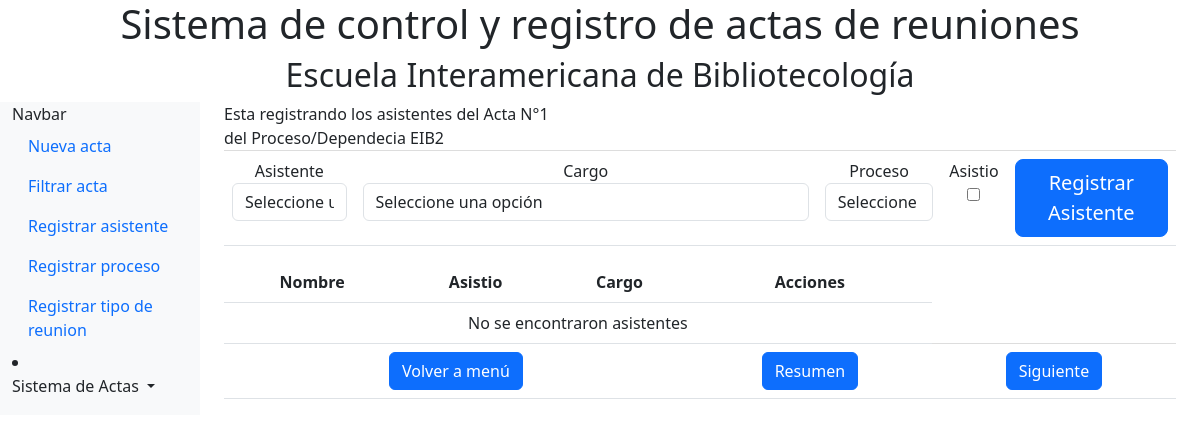
/app_registro/RegistroUsuariosConfirmacion/20/121/1/, run on an earlier commit of the app's database.
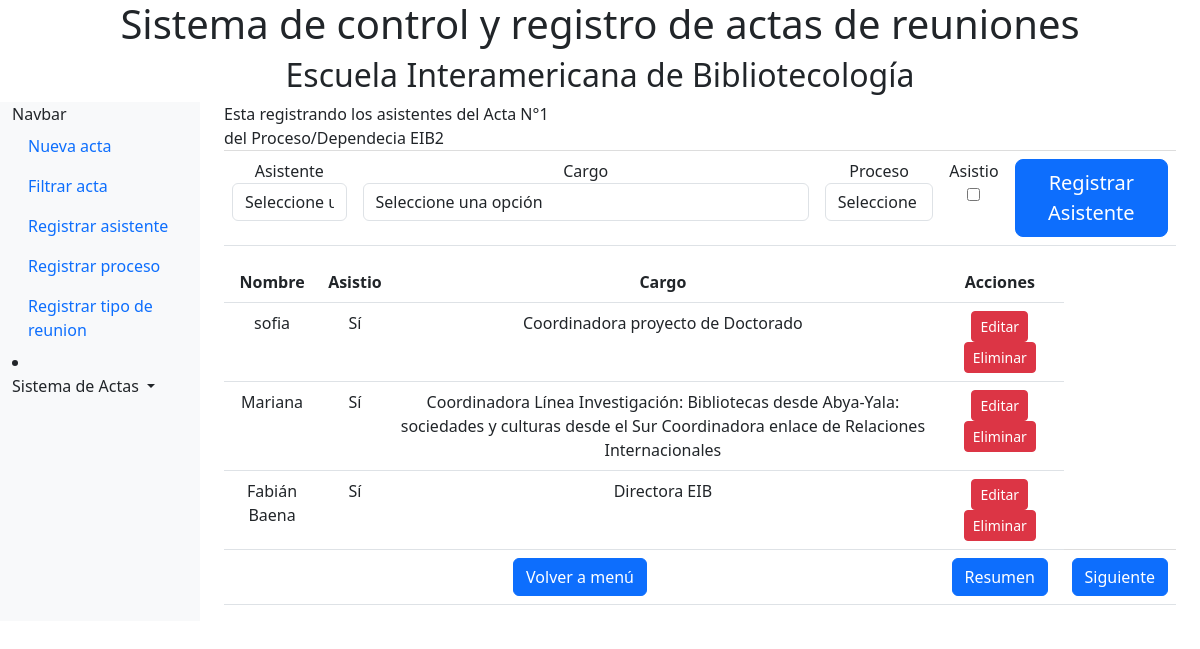
And on a later commit of the database.
### app_registro/models.py (models this page shows, shortened)
class Confirmation(models.Model):
    user_id = models.ForeignKey(User,on_delete =models.CASCADE,verbose_name="Usuario")
    act_id = models.ForeignKey(Act,on_delete =models.CASCADE)
    asset = models.BooleanField(null=True, default=None)
    job_position = models.ForeignKey(Job, on_delete=models.SET_NULL, blank=True, null=True)
    process = models.ForeignKey(Process,on_delete =models.CASCADE,null=True, default=None)
    approved = models.BooleanField(null=True, default=False)

class User(models.Model):
    name = models.CharField(max_length=200, default=None)
    mail = models.CharField(max_length=200,null=True,default=None)
    num_id = models.IntegerField(default=None)

class Job(models.Model):
    name_job = models.CharField(max_length=200)
    description = models.CharField(max_length=200,null=True, default=None)
    def __str__(self):
        return str(self.name_job)

### app_registro/views.py (the view)
# urls.py: path('RegistroUsuariosConfirmacion/<int:act_id>/<str:act_proceso>/<int:act_ident>/', views.RegisterUserConfirmation, name='RegistroUserconfirmation'),
def RegisterUserConfirmation(request,act_id,act_proceso,act_ident):
    if request.method == 'POST':
        formuser = RegisterFormUserConfirmation(request.POST)
        if formuser.is_valid():
            user_id = formuser.cleaned_data['user_id']  # Obtener el ID del usuario del formulario
            existing_confirmation = Confirmation.objects.filter(act_id=act_id, user_id=user_id).first()
            if existing_confirmation:
                messages.error(request, 'El asistente ya ha sido registrado para esta acta.')
                url_redireccion = reverse('RegistroUserconfirmation' , kwargs={'act_id': act_id, 'act_proceso': act_proceso, 'act_ident': act_ident})
                return redirect(url_redireccion)
            confirmacion = formuser.save(commit=False)
            confirmacion.save()
            url_redireccion = reverse('RegistroUserconfirmation' , kwargs={'act_id': act_id, 'act_proceso': act_proceso, 'act_ident': act_ident})
            return redirect(url_redireccion)
    else:
        formuser = RegisterFormUserConfirmation()
    confimaciones = Confirmation.objects.filter(act_id=act_id)
    proceso = Dependece.objects.get(cod=act_proceso)
    context = {
    'form': formuser,
    'act_id': act_id,
    'act_proceso': act_proceso,
    'act_ident': act_ident,
    'confimaciones':confimaciones,
    'proceso': proceso,
    }
    return render(request, 'app_registro/formulario2.html', context)

### app_registro/forms.py
class RegisterFormUserConfirmation(forms.ModelForm):
    class Meta:
        model = Confirmation
        fields = "__all__"
        widgets = {
            'asset': forms.CheckboxInput(),
        }
    def __init__(self, *args, **kwargs):
        super().__init__(*args, **kwargs)
        self.fields['job_position'].required = False
        user = User.objects.values_list('pk','name')
        self.fields['user_id'].choices = user
        job = Job.objects.values_list('pk', 'name_job')
        self.fields['job_position'].choices = job
        proceso = Process.objects.values_list('pk', 'name')
        self.fields['process'].choices = proceso

### Templates/app_registro/formulario2.html (shortened to what this page needs)
{% extends 'base.html' %}
{% load static %}
    {% block content %}
    <main class="col-md-9 ms-sm-auto col-lg-10 px-md-4">
      <form method="post" id="myForm">
      <label >Esta registrando los asistentes del Acta N°{{ act_ident }} </label>
          <div>
          <label>del Proceso/Dependecia {{ proceso.name }}</label>
          </div>
          <table class="table text-center">
          <div class="container">
            <div class="form-group">
              <td>
              <label >Asistente</label>
              <select name="user_id" id="user_id" class="form-control" required>
                <option value="">Seleccione una opción</option>
              </select>
            </td>
            <td>
              <label >Cargo</label>
              <select name="job_position" id="job_position" class="form-control">
                <option value="">Seleccione una opción</option>
              </select>
            </td>
            <td>
              <label >Proceso</label>
              <select name="process" id="process" class="form-control">
                <option value="">Seleccione una opción</option>
              </select>
            </td>
            <td>
            <label >Asistio</label>
          <div>
            <input type="checkbox" name="asset" id="asset" >
            <td colspan="3">
              <div class="text-center">
                  <button type="submit" class="btn btn-primary btn-lg btn-block">Registrar Asistente</button>
              </div>
          </td>
            </table>
            <table class="table text-center">
              <thead>
                <tr>
                  <th>Nombre</th>
                  <th>Asistio</th>
                  <th>Cargo</th>
                  <th>Acciones</th>
                </tr>
              </thead>
              <tbody>
                {% for user in confimaciones %}
                  <tr>
                    <td>{{ user.user_id.name}}</td>
                    <td>
                      {% if user.asset == True %}
                          Sí
                      {% elif user.asset == False %}
                          No
                      {% else %}
                          No registrado
                      {% endif %}
                  </td>
                    <td>{{ user.job_position }}</td>
                    <td>
                      <a href="{% url 'EditarRegistroUsuariosConfirmacion' user.id act_id act_proceso act_ident%}" class="btn btn-danger btn-sm">Editar</a>
                      <a href="{% url 'eliminar_RegistroUsuariosConfirmacion' user.id act_id act_proceso act_ident%}" class="btn btn-danger btn-sm delete-typemeet" data-typemeet-id="{{ user.id }}">Eliminar</a>
                    </td>
                  </tr>
                {% empty %}
                  <tr>
                    <td colspan="5">No se encontraron asistentes</td>
                  </tr>
                {% endfor %}
              </tbody>
              <td colspan="3" class="text-center">
                <a href="{% url 'menu' %}" class="btn btn-primary">Volver a menú</a>
              </td>
              <td colspan="3" class="text-center">
                <a href="{% url 'resumen' act_id %}" class="btn btn-primary">Resumen</a>
              </td>
              <td colspan="3" class="text-center">
                <a href="{% url 'RegistroDevelop' act_id act_proceso act_ident%}" class="btn btn-primary">Siguiente</a>
              </td>
            </table>
      </form>
    </main>
    {% endblock %}

What changed in the data, as far as the page shows it:
added Confirmation: user_id.name "sofia", asset "Sí", job_position "Coordinadora proyecto de Doctorado"
added Confirmation: user_id.name "Mariana", asset "Sí", job_position "Coordinadora Línea Investigación: Bibliotecas desde Abya-Yala: sociedades y culturas desde el Sur Coordinadora enlace de Relaciones Internacionales"
added Confirmation: user_id.name "Fabián Baena", asset "Sí", job_position "Directora EIB"
Also different on the page:
text no longer shown: "No se encontraron asistentes"
